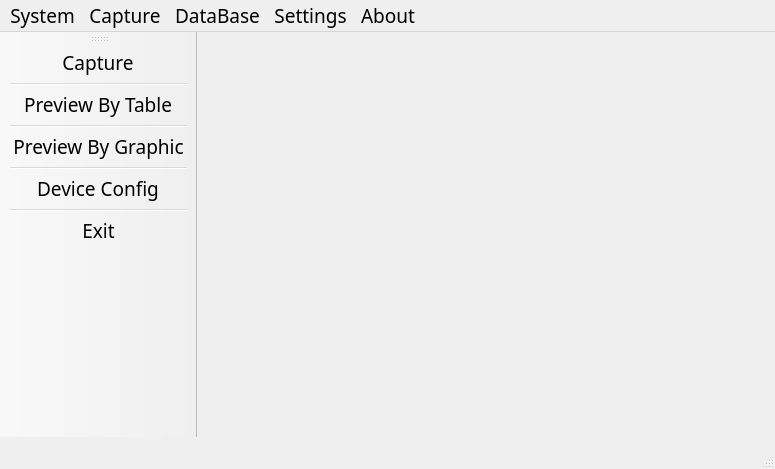
<?xml version="1.0" encoding="UTF-8"?>
<ui version="4.0">
 <class>MainWindow</class>
 <widget class="QMainWindow" name="MainWindow">
  <property name="geometry">
   <rect>
    <x>0</x>
    <y>0</y>
    <width>775</width>
    <height>469</height>
   </rect>
  </property>
  <property name="font">
   <font>
    <family>宋体</family>
    <pointsize>14</pointsize>
   </font>
  </property>
  <property name="windowTitle">
   <string>Platform</string>
  </property>
  <widget class="QWidget" name="centralWidget">
   <layout class="QGridLayout" name="gridLayout"/>
  </widget>
  <widget class="QToolBar" name="mainToolBar">
   <property name="allowedAreas">
    <set>Qt::AllToolBarAreas</set>
   </property>
   <property name="iconSize">
    <size>
     <width>48</width>
     <height>48</height>
    </size>
   </property>
   <attribute name="toolBarArea">
    <enum>LeftToolBarArea</enum>
   </attribute>
   <attribute name="toolBarBreak">
    <bool>false</bool>
   </attribute>
   <addaction name="actionCapture"/>
   <addaction name="separator"/>
   <addaction name="actionPreview_Table"/>
   <addaction name="separator"/>
   <addaction name="actionPreview_Graphic"/>
   <addaction name="separator"/>
   <addaction name="action_DevConfig"/>
   <addaction name="separator"/>
   <addaction name="actionExit"/>
  </widget>
  <widget class="QStatusBar" name="statusBar"/>
  <widget class="QMenuBar" name="menuBar">
   <property name="geometry">
    <rect>
     <x>0</x>
     <y>0</y>
     <width>775</width>
     <height>17</height>
    </rect>
   </property>
   <widget class="QMenu" name="menuNULL">
    <property name="title">
     <string>System</string>
    </property>
    <addaction name="action_DevConfig"/>
    <addaction name="separator"/>
    <addaction name="actionExit"/>
   </widget>
   <widget class="QMenu" name="menuNULL_2">
    <property name="title">
     <string>DataBase</string>
    </property>
    <widget class="QMenu" name="menuPreview_Data">
     <property name="title">
      <string>Preview</string>
     </property>
     <addaction name="actionPreview_Table"/>
     <addaction name="actionPreview_Graphic"/>
    </widget>
    <widget class="QMenu" name="menuExport">
     <property name="title">
      <string>Export</string>
     </property>
     <addaction name="actionExcel"/>
     <addaction name="actionPdf"/>
    </widget>
    <addaction name="menuPreview_Data"/>
    <addaction name="menuExport"/>
    <addaction name="separator"/>
    <addaction name="actionDataBase"/>
   </widget>
   <widget class="QMenu" name="menuSettings">
    <property name="title">
     <string>Settings</string>
    </property>
    <addaction name="actionSystem"/>
   </widget>
   <widget class="QMenu" name="menuAbout">
    <property name="title">
     <string>About</string>
    </property>
   </widget>
   <widget class="QMenu" name="menuCapture">
    <property name="title">
     <string>Capture</string>
    </property>
    <addaction name="actionCapture"/>
    <addaction name="actionStart_Capture"/>
    <addaction name="actionStop_Capture"/>
    <addaction name="separator"/>
    <addaction name="actionEnable_Log_Window"/>
   </widget>
   <addaction name="menuNULL"/>
   <addaction name="menuCapture"/>
   <addaction name="menuNULL_2"/>
   <addaction name="menuSettings"/>
   <addaction name="menuAbout"/>
  </widget>
  <action name="action_DevConfig">
   <property name="icon">
    <iconset resource="../res.qrc">
     <normaloff>:/images/config.png</normaloff>:/images/config.png</iconset>
   </property>
   <property name="text">
    <string>Device Config</string>
   </property>
  </action>
  <action name="actionDataBase">
   <property name="text">
    <string>BackUp DB</string>
   </property>
  </action>
  <action name="actionSystem">
   <property name="text">
    <string>System</string>
   </property>
  </action>
  <action name="actionStart_Capture">
   <property name="icon">
    <iconset resource="../res.qrc">
     <normaloff>:/images/startcapture.png</normaloff>:/images/startcapture.png</iconset>
   </property>
   <property name="text">
    <string>Start Capture</string>
   </property>
  </action>
  <action name="actionStop_Capture">
   <property name="icon">
    <iconset resource="../res.qrc">
     <normaloff>:/images/stopcapture.png</normaloff>:/images/stopcapture.png</iconset>
   </property>
   <property name="text">
    <string>Stop Capture</string>
   </property>
  </action>
  <action name="actionEnable_Log_Window">
   <property name="text">
    <string>Enable Log Window</string>
   </property>
  </action>
  <action name="actionExport_Pdf">
   <property name="icon">
    <iconset resource="../res.qrc">
     <normaloff>:/images/exportpdf.png</normaloff>:/images/exportpdf.png</iconset>
   </property>
   <property name="text">
    <string>Export Pdf</string>
   </property>
  </action>
  <action name="actionExport_Excel">
   <property name="icon">
    <iconset resource="../res.qrc">
     <normaloff>:/images/exportexcel.png</normaloff>:/images/exportexcel.png</iconset>
   </property>
   <property name="text">
    <string>Export Excel</string>
   </property>
  </action>
  <action name="actionPrint">
   <property name="icon">
    <iconset resource="../res.qrc">
     <normaloff>:/images/fileprint.png</normaloff>:/images/fileprint.png</iconset>
   </property>
   <property name="text">
    <string>Print</string>
   </property>
  </action>
  <action name="actionExit">
   <property name="icon">
    <iconset resource="../res.qrc">
     <normaloff>:/images/application-exit.png</normaloff>:/images/application-exit.png</iconset>
   </property>
   <property name="text">
    <string>Exit</string>
   </property>
  </action>
  <action name="actionPreview_Table">
   <property name="icon">
    <iconset resource="../res.qrc">
     <normaloff>:/images/previe_table.png</normaloff>:/images/previe_table.png</iconset>
   </property>
   <property name="text">
    <string>Preview By Table</string>
   </property>
  </action>
  <action name="actionPreview_Graphic">
   <property name="icon">
    <iconset resource="../res.qrc">
     <normaloff>:/images/previe_graphic.png</normaloff>:/images/previe_graphic.png</iconset>
   </property>
   <property name="text">
    <string>Preview By Graphic</string>
   </property>
  </action>
  <action name="actionExcel">
   <property name="icon">
    <iconset resource="../res.qrc">
     <normaloff>:/images/exportexcel.png</normaloff>:/images/exportexcel.png</iconset>
   </property>
   <property name="text">
    <string>Export Excel</string>
   </property>
  </action>
  <action name="actionPdf">
   <property name="icon">
    <iconset resource="../res.qrc">
     <normaloff>:/images/exportpdf.png</normaloff>:/images/exportpdf.png</iconset>
   </property>
   <property name="text">
    <string>Export Pdf</string>
   </property>
  </action>
  <action name="actionCapture">
   <property name="icon">
    <iconset resource="../res.qrc">
     <normaloff>:/images/capture.png</normaloff>:/images/capture.png</iconset>
   </property>
   <property name="text">
    <string>Capture</string>
   </property>
  </action>
 </widget>
 <layoutdefault spacing="6" margin="11"/>
 <resources>
  <include location="../res.qrc"/>
 </resources>
 <connections>
  <connection>
   <sender>actionExit</sender>
   <signal>triggered()</signal>
   <receiver>MainWindow</receiver>
   <slot>close()</slot>
   <hints>
    <hint type="sourcelabel">
     <x>-1</x>
     <y>-1</y>
    </hint>
    <hint type="destinationlabel">
     <x>387</x>
     <y>234</y>
    </hint>
   </hints>
  </connection>
 </connections>
</ui>
